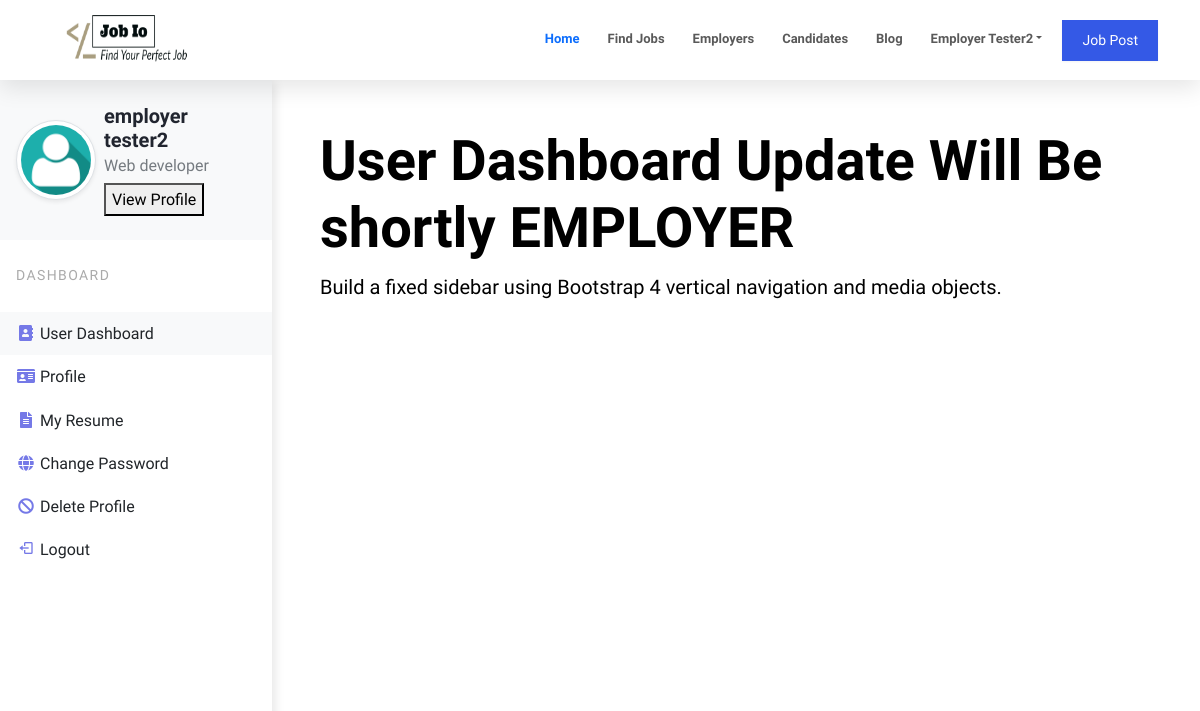
/accounts/user-dashboard/ (signed in), run on an earlier commit of the app's database.
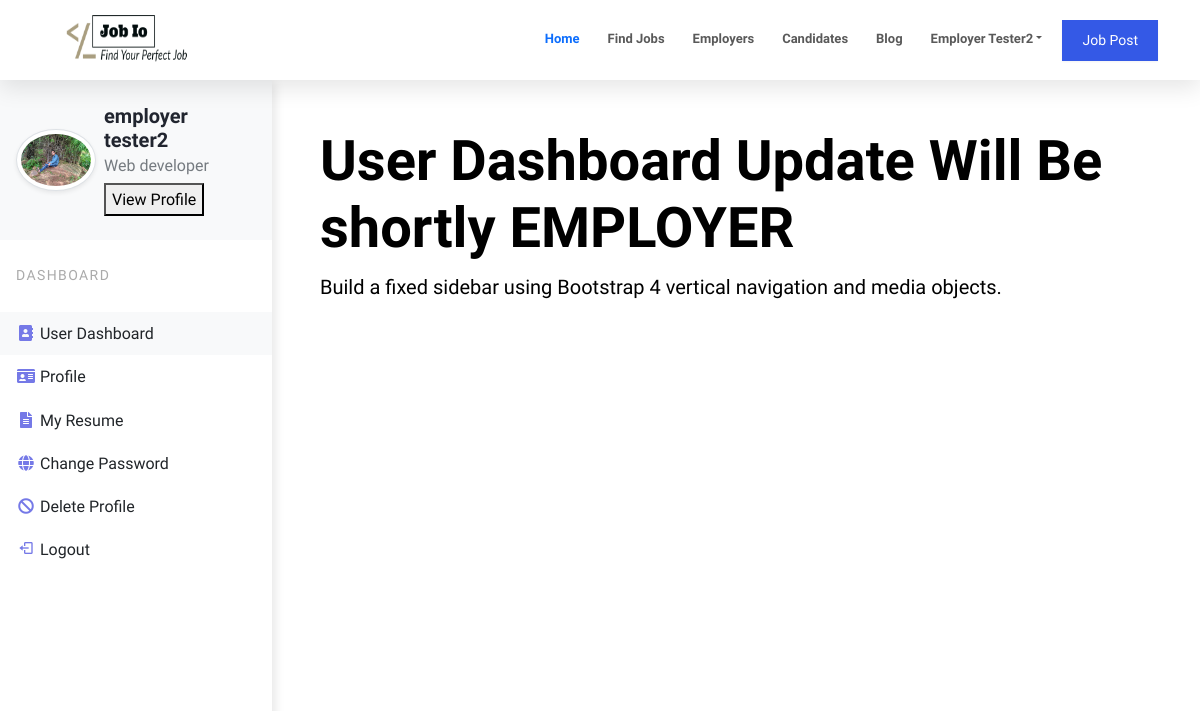
And on a later commit of the database.
### accounts/models.py (models this page shows, shortened)
class NewUser(AbstractBaseUser, PermissionsMixin):
    email = models.EmailField(_('email address'), unique=True)
    name = models.CharField(max_length=150, blank=True)
    start_date = models.DateTimeField(default=timezone.now)
    about = models.TextField(_('about'),max_length=500, blank=True)
    is_staff = models.BooleanField(default=False)
    is_active = models.BooleanField(default=True)
    objects = CustomAccountManager()
    USERNAME_FIELD = 'email'
    REQUIRED_FIELDS = ['name']
    class Types(models.TextChoices):
        EMPLOYEE = "EMPLOYEE", "Employee"
        EMPLOYER = "EMPLOYER", "Employer"
    default_type = Types.EMPLOYEE
    type = models.CharField(_('Types'), max_length=100, choices=Types.choices, default=default_type)
    def __str__(self) -> str:
        return self.email

class EmployerProfile(models.Model):
    employer = models.OneToOneField(Employer, on_delete=models.CASCADE)
    profile_pic = models.ImageField(default='profile_pics/default.jpg', upload_to='profile_pics')
    phone_regex = RegexValidator( regex = r'^\d{10}$',message = "phone number should exactly be in 10 digits")
    phone = models.CharField(max_length=255, validators=[phone_regex], blank = True, null=True)

### accounts/views.py (the view)
# urls.py: path('user-dashboard/', views.user_dashboard, name='user-dashboard'),
def user_dashboard(request):
    employee = NewUser.objects.get(email=request.user)
    context = {'login_form':AuthenticationForm, 'reg_form':EmployeeRegistrationForm, 'reg_employer_form':EmployerRegistrationForm, 'user':employee}
    return render(request, 'accounts/user_dashboard.html', context)

### accounts/templatetags/custom_filters.py (called while the page is built)
def add_class(value, token):
    value.field.widget.attrs['class']=token
    return value

def add_placeholder(value, token):
    value.field.widget.attrs['placeholder']=token
    return value

### templates/accounts/user_dashboard.html (shortened to what this page needs)
{% extends 'index.html' %}
{% load static %}
{% load custom_filters %}
{% block head %}
<link rel="stylesheet" href="{% static 'css/profile.css' %}">
{% endblock head %}
{% block content %}
<div class="vertical-nav bg-white" id="sidebar">
    <div class="py-4 px-3 mb-4 bg-light">
        <div class="media d-flex align-items-center">
            {% if request.user.type == "EMPLOYEE" %}
            <img loading="lazy" src="{{ user.employeeprofile.profile_pic.url }}" alt="..." width="80" height="80"
                class="mr-3 rounded-circle img-thumbnail shadow-sm">
                {% else %}
                <img loading="lazy" src="{{ user.employerprofile.profile_pic.url }}" alt="..." width="80" height="80"
                class="mr-3 rounded-circle img-thumbnail shadow-sm">
                {% endif %}
            <div class="media-body">
                <h5 class="m-0 mx-2">{{user.name}}</h5>
                <p class="font-weight-normal text-muted mx-2 mb-0">Web developer</p>
                <button class="btn-sm btn-primary ms-2 mt-1">View Profile</button>
            </div>
        </div>
    </div>
    <p class="text-gray font-weight-bold text-uppercase px-3 small pb-4 mb-0">Dashboard</p>
    <ul class="nav flex-column bg-white mb-0">
        <li class="nav-item">
            <a href="{% url 'user-dashboard' %}" class="nav-link text-dark bg-light">
                <i class="fa fa-address-book mr-3 text-primary fa-fw"></i>
                User Dashboard
            </a>
        </li>
        {% if request.user.type == "EMPLOYEE" %}
        <li class="nav-item">
            <a href="{% url 'profile-employee' user.employeeprofile.id%}" class="nav-link text-dark">
                <i class="fa fa-id-card mr-3 text-primary fa-fw"></i>
                Profile
            </a>
        </li>
        {% else %}
        <li class="nav-item">
            <a href="{% url 'profile-employer' user.employerprofile.id%}" class="nav-link text-dark">
                <i class="fa fa-id-card mr-3 text-primary fa-fw"></i>
                Profile
            </a>
        </li>
        {% endif %}
        <li class="nav-item">
            <a href="#" class="nav-link text-dark">
                <i class="fas fa-file-alt mr-3 text-primary fa-fw"></i>
                My Resume
            </a>
        </li>
        <li class="nav-item">
            <a href="{% url 'update-password' %}" class="nav-link text-dark">
                <i class="fa fa-globe text-primary fa-fw"></i>
                Change Password
            </a>
        </li>
        <li class="nav-item">
            <a href="{% url 'delete-user' user.id%}" class="nav-link text-dark">
                <i class="fa fa-ban text-primary fa-fw"></i>
                Delete Profile
            </a>
        </li>
        <li class="nav-item">
            <a href="{% url 'logout' %}" class="nav-link text-dark">
                <i class='bx bx-log-out text-primary fa-fw'></i>
                logout
            </a>
        </li>
    </ul>
    <p class="text-gray font-weight-bold text-uppercase px-3 small py-4 mb-0"></p>
    <ul class="nav flex-column bg-white mb-0">
        <li class="nav-item">
            <a href="#" class="nav-link text-dark">
            </a>
        </li>
        <li class="nav-item">
            <a href="#" class="nav-link text-dark">
            </a>
        </li>
        <li class="nav-item">
            <a href="#" class="nav-link text-dark">
            </a>
        </li>
        <li class="nav-item">
            <a href="#" class="nav-link text-dark">
            </a>
        </li>
    </ul>
</div>
<div class="page-content p-5">
    <h3 class="display-4 text-black">User Dashboard Update Will Be shortly {{request.user.type}}</h3>
    <p class="lead text-black mb-0">Build a fixed sidebar using Bootstrap 4 vertical navigation and media objects.
    </p>
</div>
{% endblock content %}

### templates/index.html (shortened to what this page needs)
<!DOCTYPE html>
<html lang="en">
{% load custom_filters %}
{% load static %}
<head>
    <link rel="stylesheet" href="https://cdnjs.cloudflare.com/ajax/libs/bootswatch/5.1.3/zephyr/bootstrap.css"
 />
    <link rel="stylesheet" href="https://cdnjs.cloudflare.com/ajax/libs/bootswatch/5.1.3/zephyr/bootstrap.min.css"
 />
    <link href='https://unpkg.com/boxicons@2.0.9/css/boxicons.min.css' rel='stylesheet'>
    <link rel="stylesheet" href="https://stackpath.bootstrapcdn.com/font-awesome/4.7.0/css/font-awesome.min.css">
    <link href="https://cdnjs.cloudflare.com/ajax/libs/font-awesome/5.13.0/css/all.min.css" rel="stylesheet">
    <link rel="stylesheet" href="{% static 'css/style.css' %}">
    {% block head %}{% endblock head %}
</head>
<body>
    <nav class="navbar navbar-expand-lg sticky-top navbar-light bg-white">
        <div class="container">
            <a class="navbar-brand" href="{% url 'index' %}">
                <img src="{% static 'images/logo/Job Io_croped_tra.png' %}" height="60px" width="170px" alt="logo">
            </a>
            <div class="collapse navbar-collapse my-2" id="navbarColor03">
                <ul class="navbar-nav ms-auto">
                    <li class="nav-item">
                        <a class="nav-link my-2 active" href="#home">Home
                        </a>
                    </li>
                    <li class="nav-item">
                        <a class="nav-link my-2" href="#services">Find Jobs</a>
                    </li>
                    <li class="nav-item">
                        <a class="nav-link my-2" href="#">Employers</a>
                    </li>
                    <li class="nav-item">
                        <a class="nav-link my-2" href="#">Candidates</a>
                    </li>
                    <li class="nav-item">
                        <a class="nav-link my-2" href="#">Blog</a>
                    </li>
                    {% if user.is_authenticated %}
                    <li class="nav-item dropdown">
                        <a class="nav-link my-2 dropdown-toggle" data-bs-toggle="dropdown" href="#" role="button"
                            aria-haspopup="true" aria-expanded="false">{{user.name}}</a>
                    </li>
                    {% else %}
                </ul>
                <button class="btn btn-outline-primary py-2 me-2" data-bs-toggle="modal"
                    data-bs-target="#LoginSignUp">Login / Register</button>
                {% endif %}
                {% if request.user.type == "EMPLOYER" %}
                <button class="btn btn-primary py-2"><a href="{% url 'job-post'%}" class="text-white">Job Post</a></button>
                {% endif %}
            </div>
        </div>
    </nav>
    {% block content %}{% endblock content %}
</body>
</html>

What changed in the data, as far as the page shows it:
changed NewUser "EMPLOYER": employerprofile.profile_pic: picture added in place of a placeholder
